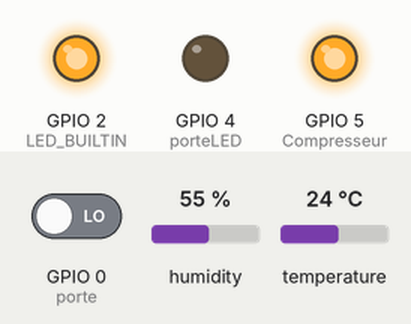
The sketch below on a simulated ESP8266 (NodeMCU). Shown: output pins drawn as LEDs (lit = HIGH, except the on-board LED, lit = LOW). The inputs (shaded band) are chosen by the test bench; at power-on: temperature 24 °C, GPIO 0 (porte) LOW, humidity 55 %.

Above: at 1.2 s.
1.3 s: temperature set to 27.3 °C
3.2 s: temperature set to 28.6 °C
At 5.1 s:
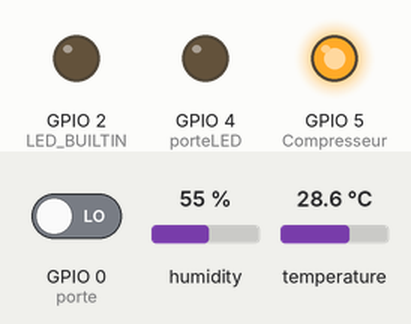
5.5 s: GPIO 0 (porte) driven HIGH
At 6.7 s:
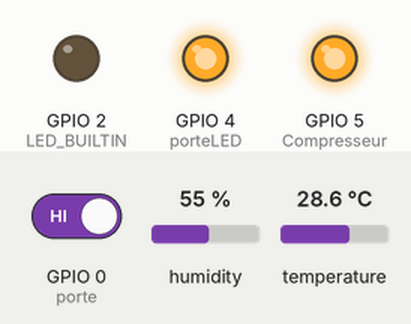
7.0 s: temperature set to 12 °C
At 8.5 s:
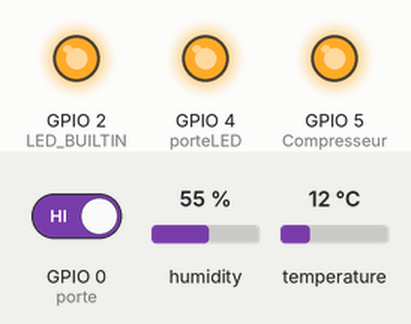
9.5 s: temperature set to 33 °C
At 11.2 s:
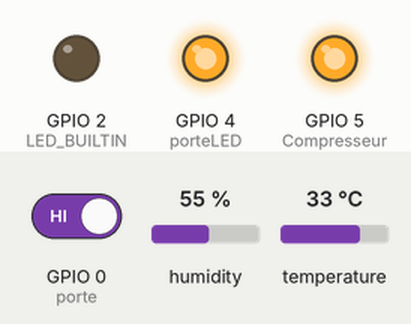
11.5 s: temperature set to 19 °C
At 13.2 s:
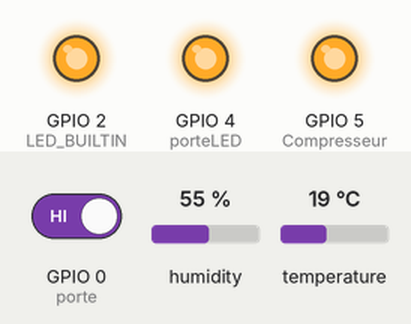
Timing chart, 0 to 14.5 s (numbered marks = the images above; inputs shaded):
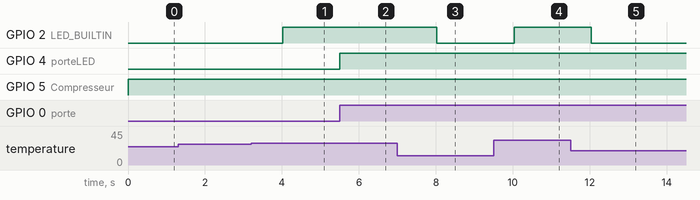

The sketch:

nodemcutemphum.ino
```cpp
#include <ThingerESP8266.h>
#include <ESP8266WiFi.h>
#include <Adafruit_Sensor.h>
#include <DHT.h>
#include <SPI.h>
// declaration du nome d'utilisateur et code pin reservé a notre appareil
#define N_Utilisateur "Hamide"
#define ID_Appareil "Superv"
#define pin_Apareil "2znv8XI%c%5Z"
// configuration du wifi " nom et code "
#define WIFI "PC-Faster-3196"
#define WIFI_Code "1234567890"

//declaration du pin et Type de dht
#define DHTPIN 13
#define DHTTYPE DHT22

// communication avec thinger.io
ThingerESP8266 thing(N_Utilisateur, ID_Appareil, pin_Apareil);
//configuration du dht22
DHT dht(DHTPIN, DHTTYPE);

unsigned long DerniereVer = 0;
unsigned long DerniereVer1= 0;

int Etat_Act ;
int Compresseur = 5 ;
int porte = 0 ;
int porteLED = 4 ;


void setup() {
    //configuration du dht22
     dht.begin();
     pinMode(DHTPIN,INPUT);
     // indicateur de demarage de compresseur frigo
     pinMode(Compresseur, OUTPUT);
     // le bouton qui indique l'ouverture de la porte frigo
     pinMode(porte,INPUT);
     // la led d'indication d' de la porte frigo
     pinMode(porteLED,OUTPUT);

     // configurer la led d'indication de dépassement de temperature
     pinMode(LED_BUILTIN,OUTPUT);
    //connexion au point d'accès wifi
     thing.add_wifi(WIFI, WIFI_Code);

    //acquisition de la temperature et l'humidité
    thing["DHT22"] >> [](pson& out){
    out["Humidité"] = dht.readHumidity();
    out["Temperature"] = dht.readTemperature();
   };

   // le curseur de chiox de temperature désiré dans le frigo
   thing ["Curseur"] << [](pson& in){

       if(in.is_empty()){
         in = Etat_Act;
      }
        else{
          Etat_Act = in;

     }
      };


}

void loop() {
  //la cummunication avec la plateforme thinger.io
  thing.handle();
  // enregistrement des données dans la base de données
  thing.write_bucket("data", "DHT22");

  unsigned long tempsAct = millis();

   if(dht.readTemperature()> 28){//le test de la condition est fait chaque 15 min
    digitalWrite(LED_BUILTIN,HIGH);
    thing["ExceeTemp"] >> outputValue(1);//allumer l'indicateur rouge dans la plateforme
    if(tempsAct-DerniereVer>=900000){
      DerniereVer=tempsAct;
       thing.call_endpoint("email",thing["Temperature"]);// envoyer l'email d'alerte chaque 15 min
      }
   }else {
        digitalWrite(LED_BUILTIN,LOW);
        thing["ExceeTemp"] >> outputValue(0);//eteindre  l'indicateur rouge dans la plateforme
   }

   // compresseur

    if (dht.readTemperature() > Etat_Act){
    // Démarrer le compresseur
         digitalWrite(Compresseur, HIGH);
         thing["Comp_ind"] >> outputValue(1);
       }else {
        // Arreter le compresseur
         digitalWrite(Compresseur, LOW);
         thing["Comp_ind"] >> outputValue(0);
       }
       int etatPorte = digitalRead(porte);
       // detection d'ouverture de porte et envoi d'alerte
  if( etatPorte == HIGH ){
     digitalWrite(porteLED,HIGH);
     thing["PorteO"] >> outputValue(1);
    if(tempsAct-DerniereVer1>=900000){
       DerniereVer1=tempsAct;
       thing.call_endpoint("porte",thing["PorteO"]);
      }
        }else {
      digitalWrite(porteLED,LOW);
       thing["PorteO"] >> outputValue(0);
      }

}
```

Measured:
- the behaviour switches between 28 and 28.1 °C on temperature (found by bisection; images 0 and 1)
- after the input at 1.3 s, every drawn part: stays the same
- after the input at 3.2 s, GPIO 2 (LED_BUILTIN): LOW → HIGH after 0.82 s
- after the input at 5.5 s, GPIO 4 (porteLED): LOW → HIGH at once
- after the input at 7.0 s, GPIO 2 (LED_BUILTIN): HIGH → LOW after 1.0 s
- after the input at 9.5 s, GPIO 2 (LED_BUILTIN): LOW → HIGH after 0.53 s
- after the input at 11.5 s, GPIO 2 (LED_BUILTIN): HIGH → LOW after 0.54 s
